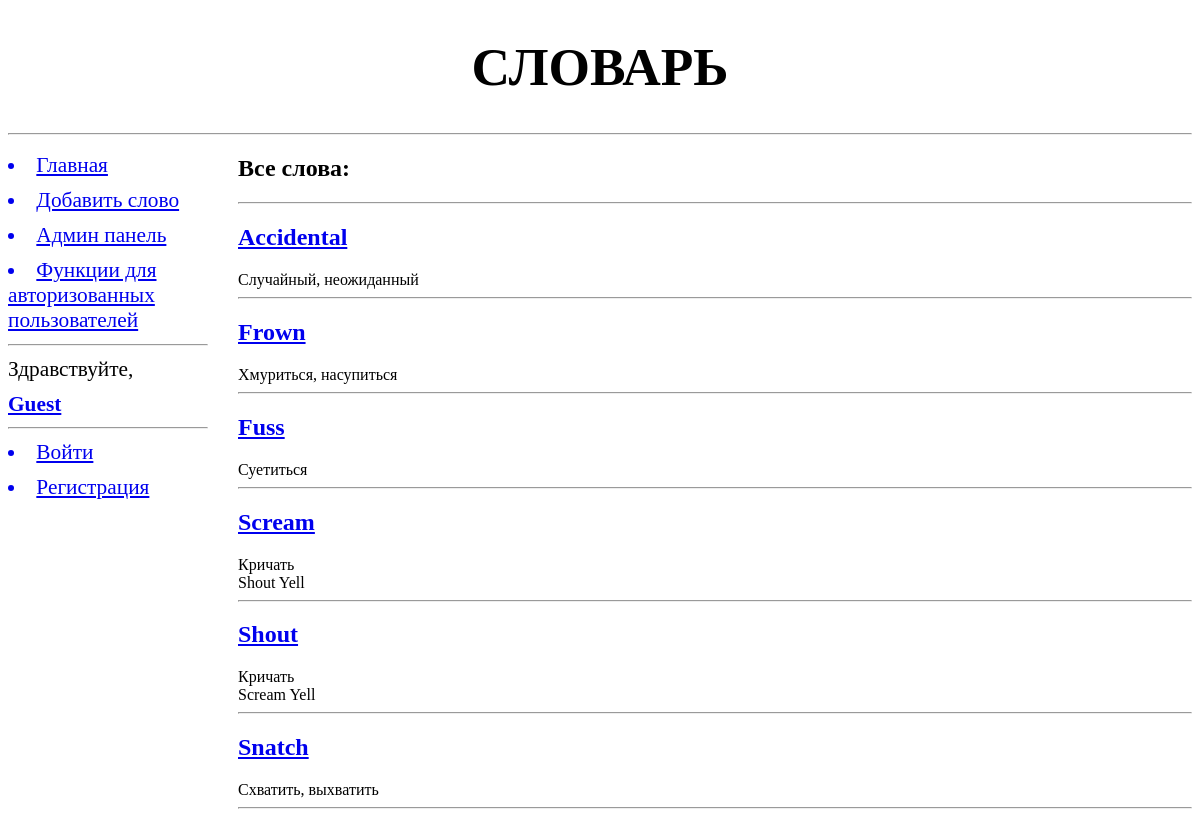
/, run on an earlier commit of the app's database.
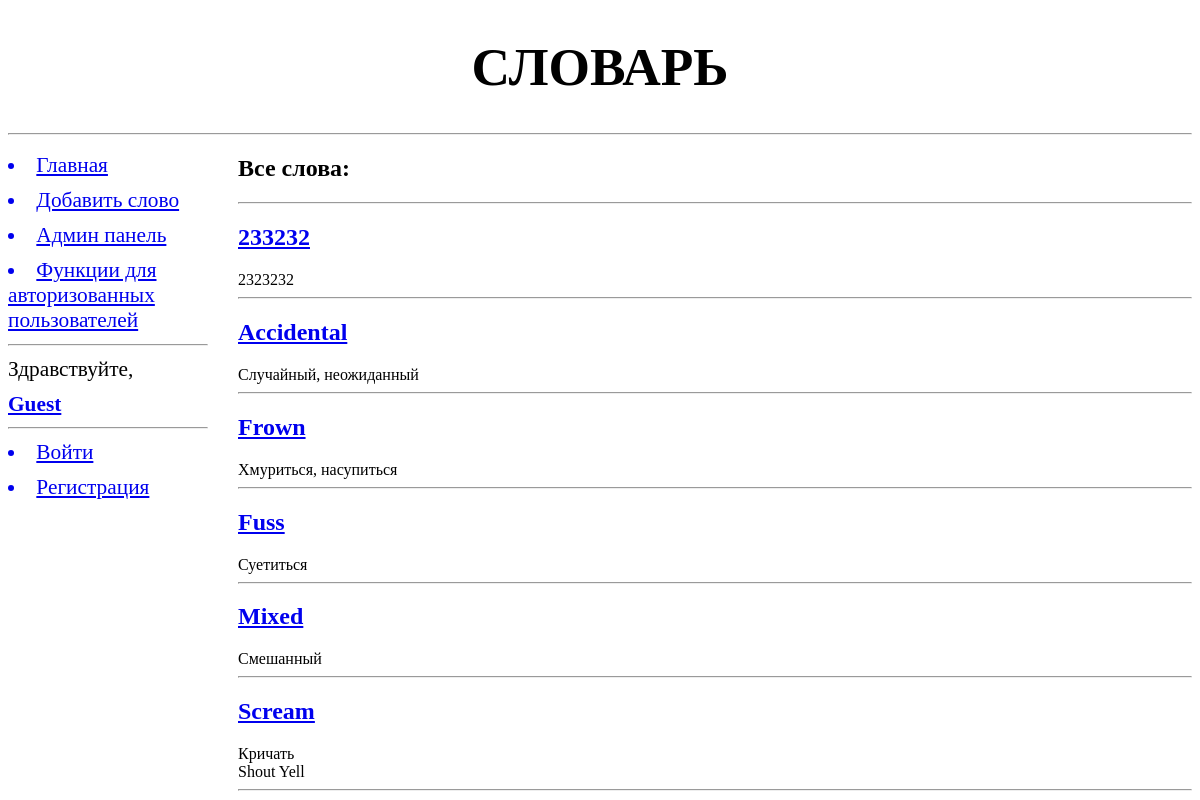
And on a later commit of the database.
### addwords/models.py (models this page shows)
class Word(models.Model):
    class Meta:
        verbose_name = "Слово"
        verbose_name_plural = "Слова"
        unique_together = (('word', 'language'), # уникальные сочетания полей в модели
                           (('word', 'type', 'translation')))
        ordering = ['word', 'type'] # параметры сортировки записей по умолчанию
    TYPE = (
        (None, "Выберите тип слова"), # или None -  заменяет --------- на Выберите тип слова
        ('Verb', 'Verb (сущ.)' ),
        ('Noun', 'Noun (глаг.)'),
        ('Adjective', 'Adjective (прил.)'),
    )
    word = models.CharField(max_length=20, null=True, blank=False, verbose_name="Слово")
    language = models.ForeignKey("Language", on_delete=models.PROTECT, verbose_name="Язык", related_name='words') #, limit_chices_to={}
    type = models.CharField(max_length=10, choices=TYPE, blank=True)
    translation = models.CharField(max_length=25, verbose_name="Перевод")
    discription = models.TextField(blank=True, verbose_name="Доп. комментарий к переводу")
    synonyms = models.ManyToManyField("Word", verbose_name="Синонимы", related_name='+', blank=True)
    rate = models.IntegerField(verbose_name="Рейтинг", default=5, help_text="Личный рейтинг слова от 1 до 10")
    add_date = models.DateTimeField(verbose_name="Дата создания", auto_now_add=True, blank=True)
    archived = models.BooleanField(verbose_name="Архивировано", help_text="Будет ли слово отображаться в словаре?", default=False)
    author =  models.ForeignKey(User, on_delete=models.PROTECT, verbose_name="Автор", help_text="Кто добавил слово", blank=True, null=True)
    def __str__(self):
        return self.word
    def get_synonyms(self):
        return [s.__str__() for s in self.synonyms.all()]

### addwords/views.py (the view)
# urls.py: path('', main, name='main'),
def main(request):
	AMOUNT_OF_WORDS = 6
	if request.GET.get('selecter', False) not in ("None", False):
		sort_name = str(request.GET.get('selecter', False))
		words = Word.objects.filter(archived=False).order_by(sort_name)[:AMOUNT_OF_WORDS] #
	else:
		words = Word.objects.filter(archived=False)[:AMOUNT_OF_WORDS]
	context = {"words":words}
	return render(request, "addwords/main.html", context)

### addwords/templates/addwords/main.html (shortened to what this page needs)
{% extends "basic.html" %}
{%  block page_title %}
Словарь
{% endblock %}
{% block content %}
    <h1>Все слова:</h1>
    <hr>
    {% for word in words %}
        <h2> <a href="{% url 'ex_word' word.pk %}"> {{ word.word }} </a> </h2>  <p2>{{ word.translation }} <br></2>
        {% for s in word.get_synonyms %}
            {{ s }}
        {% endfor %}
        <hr>
    {% endfor %}
{% endblock %}

What changed in the data, as far as the page shows it:
no longer on this page (row edited): Word: word "Snatch", translation "Схватить, выхватить"
no longer on one of the page's lists (row edited): Word: word "Shout", translation "Кричать"
added Word: word "233232", translation "2323232"
added Word: word "Mixed", translation "Смешанный"
Also different on the page:
list line gone: "Scream"
list line gone: "Yell"
